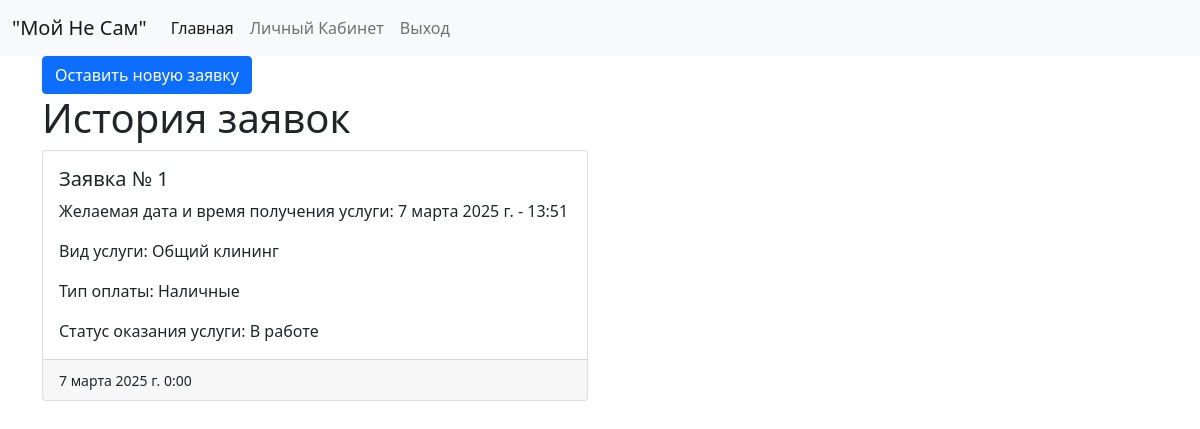
The page /profile/ (signed in) on the database as committed earlier.
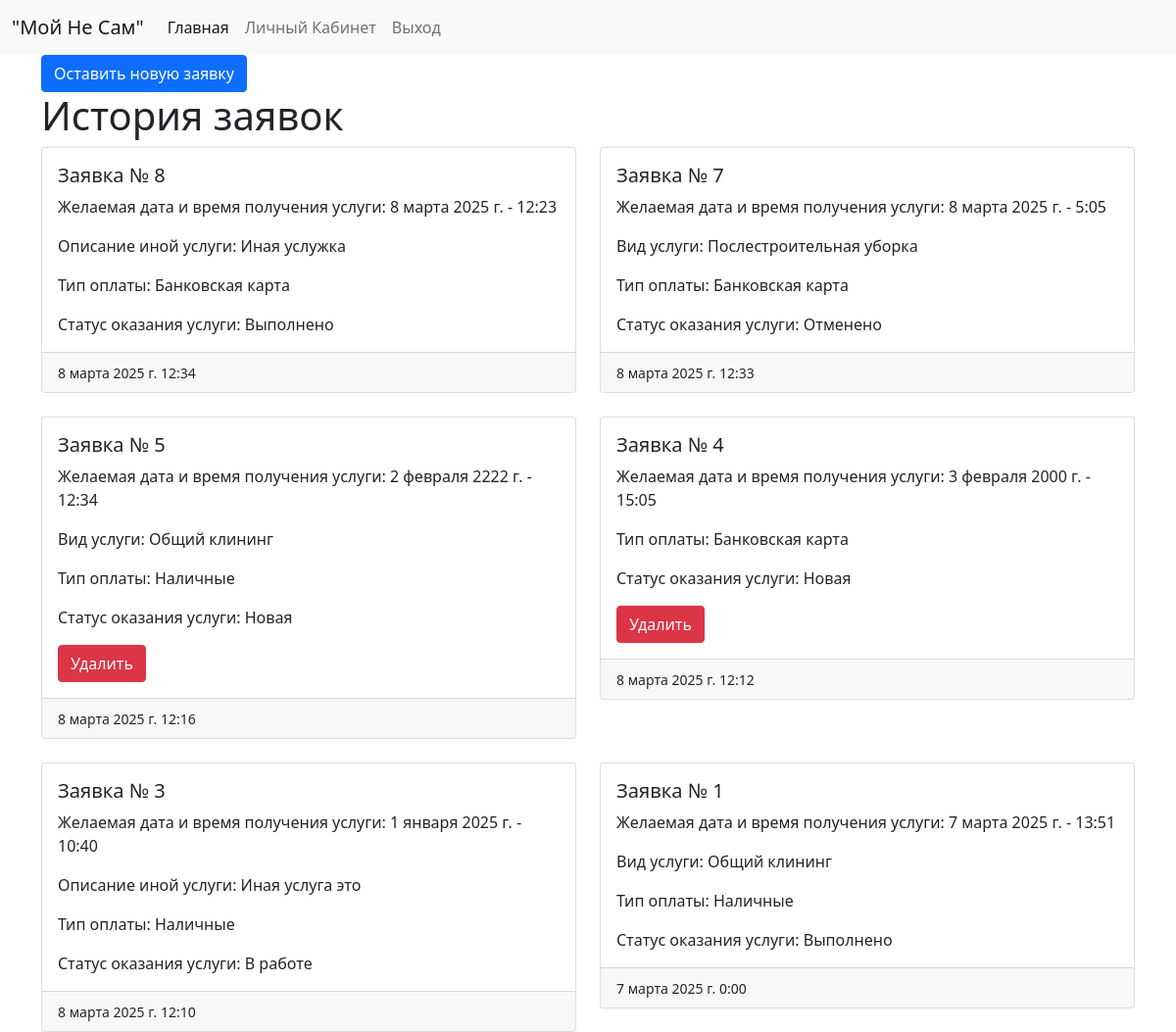
The same page on the database as committed later.
### general/models.py (models this page shows)
class Order(models.Model):
    PAYMENT_TYPE_CHOICES = [
        ('0', "Наличные"),
        ('1', "Банковская карта")
    ]
    STATUS_CHOICES = [
        ('0', "Новая"),
        ('1', "В работе"),
        ('2', "Выполнено"),
        ('3', "Отменено")
    ]
    address = models.CharField(verbose_name='Адрес', max_length=200)
    phone = models.CharField(verbose_name='Номер телефона', max_length=200)
    date = models.DateField(verbose_name='Дата')
    time = models.TimeField(verbose_name='Время')
    date_at = models.DateTimeField(auto_now_add=True)
    type = models.ForeignKey(TypesOfService, verbose_name='Тип услуги', on_delete=models.CASCADE, null=True, blank=True)
    user = models.ForeignKey(User, verbose_name='Пользователь', on_delete=models.CASCADE)
    description = models.TextField(verbose_name='Описание иной услуги', null=True, blank=True)
    comment = models.TextField(verbose_name='Комментарий при отмене заявки', null=True, blank=True)
    payment_type = models.CharField(
        max_length=1,
        choices=PAYMENT_TYPE_CHOICES,
        verbose_name='Тип оплаты'
    )
    status = models.CharField(
        max_length=1,
        choices=STATUS_CHOICES,
        default='0',
        verbose_name='Статус заявки'
    )

class TypesOfService(models.Model):
    name = models.CharField(verbose_name='Наименование типа сервиса', max_length=200)
    def __str__(self):
        return self.name

### general/views.py (the view)
# urls.py: path('profile/', profile, name='profile'),
def profile(request):
    user = request.user
    if not user.is_authenticated or user.is_superuser:
        return redirect('index')
    order_list_by_user = Order.objects.filter(user=user).order_by('-date_at')
    context = {"order_list_by_user": order_list_by_user}
    return render(request, "profile.html", context)

### templates/profile.html (shortened to what this page needs)
{% extends 'base.html' %}
{% load static %}
{% block content %}
    <a class="btn btn-primary" href="{% url 'add_order' %}">Оставить новую заявку</a>
    <h1>История заявок</h1>
    <div class="row row-cols-1 row-cols-md-2 g-4">
        {% for order in order_list_by_user %}
            <div class="col">
                <div class="card">
                    <div class="card-body">
                        <h5 class="card-title">Заявка № {{ order.pk }}</h5>
                        <p class="card-text">Желаемая дата и время получения услуги: {{ order.date }} - {{ order.time }}</p>
                        {% if order.type %}<p class="card-text">Вид услуги: {{ order.type }}</p>{% endif %}
                        {% if order.description %}<p class="card-text">Описание иной услуги: {{ order.description }}</p>{% endif %}
                        <p class="card-text">Тип оплаты: {{ order.get_payment_type_display }}</p>
                        <p class="card-text">Статус оказания услуги: {{ order.get_status_display }}</p>
                        {% if order.status == '0' %}
                            <form method="post" action="{% url 'delete_order' order.pk %}">
                                <button type="submit" class="btn btn-danger">Удалить</button>
                            </form>
                        {% endif %}
                    </div>
                    <div class="card-footer">
                        <small class="text-body-secondary">{{ order.date_at }}</small>
                    </div>
                </div>
            </div>
        {% endfor %}
    </div>
{% endblock %}

### templates/base.html (shortened to what this page needs)
{% load static %}
<!doctype html>
<html lang="en">
<head>
    <link href="{% static 'bootstrap.min.css' %}" rel="stylesheet">
</head>
<body>
<nav class="navbar navbar-expand-lg navbar-light bg-light">
    <div class="container-fluid">
        <a class="navbar-brand" href="#">"Мой Не Сам"</a>
        <div class="collapse navbar-collapse" id="navbarSupportedContent">
            <ul class="navbar-nav me-auto mb-2 mb-lg-0">
                <li class="nav-item">
                    <a class="nav-link active" aria-current="page" href="{% url 'index' %}">Главная</a>
                </li>
                {% if not user.is_authenticated %}
                    <li class="nav-item">
                        <a class="nav-link" href="{% url 'login' %}">Вход</a>
                    </li>
                    <li class="nav-item">
                        <a class="nav-link" href="{% url 'register_user' %}">Регистрация</a>
                    </li>
                {% else %}
                    {% if user.is_superuser %}
                        <li class="nav-item">
                            <a class="nav-link" href="{% url 'admin_panel' %}">Панель Администратора</a>
                        </li>
                        <li class="nav-item">
                            <a class="nav-link" href="{% url 'admin_portal' %}">Портал Администратора</a>
                        </li>
                    {% else %}
                        <li class="nav-item">
                            <a class="nav-link" href="{% url 'profile' %}">Личный Кабинет</a>
                        </li>
                    {% endif %}
                    <li class="nav-item">
                        <a class="nav-link" href="{% url 'logout' %}">Выход</a>
                    </li>
                {% endif %}
            </ul>
        </div>
    </div>
</nav>
<div class="container">
    {% block content %}{% endblock %}
</div>
</body>
</html>

Rows that differ between the two databases and show on the page:
added Order: pk "8", date "8 марта 2025 г.", time "12:23", description "Иная услужка", payment_type "Банковская карта", status "Выполнено", date_at "8 марта 2025 г. 12:34"
added Order: pk "7", date "8 марта 2025 г.", time "5:05", type "Послестроительная уборка", payment_type "Банковская карта", status "Отменено", date_at "8 марта 2025 г. 12:33"
added Order: pk "5", date "2 февраля 2222 г.", time "12:34", type "Общий клининг", payment_type "Наличные", status "Новая", shows "Удалить", date_at "8 марта 2025 г. 12:16"
added Order: pk "4", date "3 февраля 2000 г.", time "15:05", payment_type "Банковская карта", status "Новая", shows "Удалить", date_at "8 марта 2025 г. 12:12"
added Order: pk "3", date "1 января 2025 г.", time "10:40", description "Иная услуга это", payment_type "Наличные", status "В работе", date_at "8 марта 2025 г. 12:10"
changed Order "7 марта 2025 г.": status "В работе" → "Выполнено"
